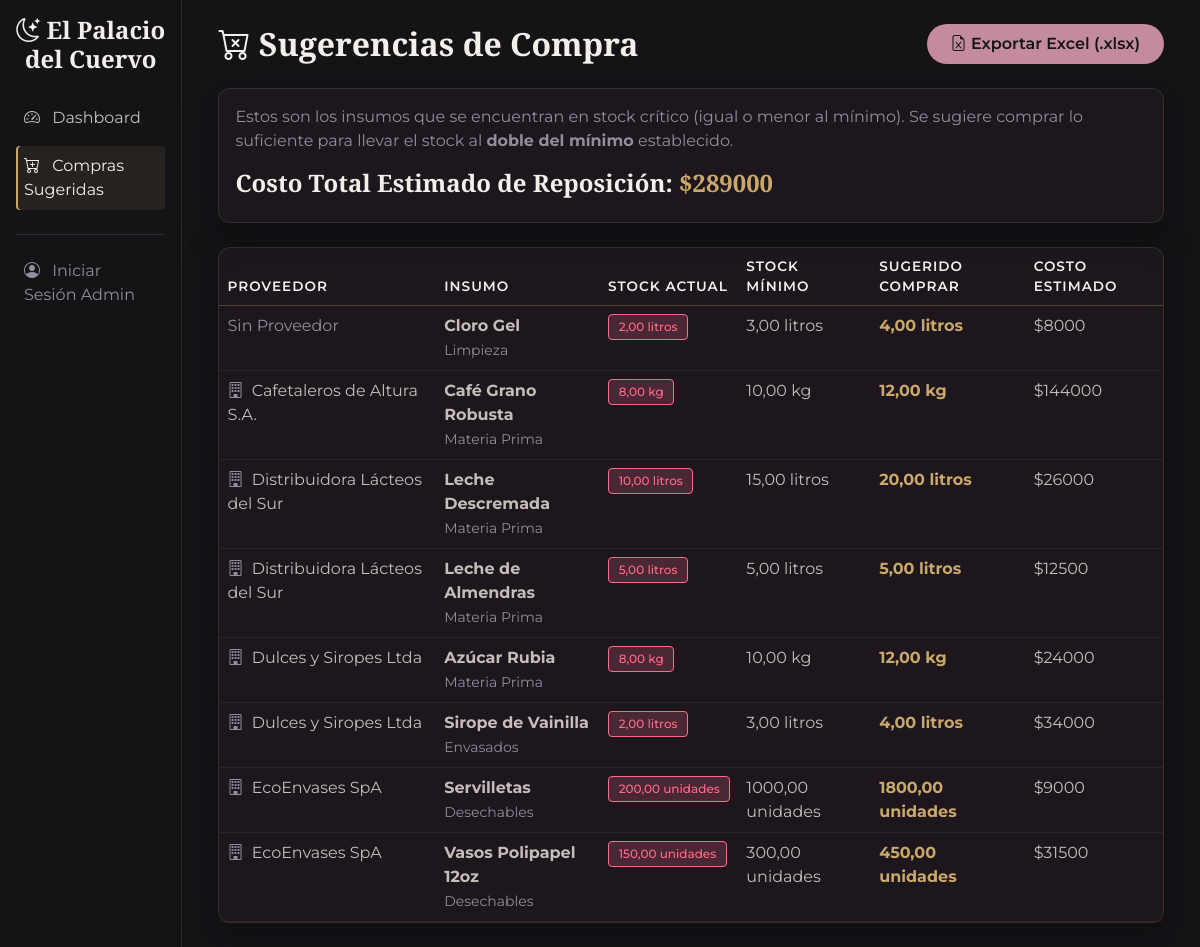
/sugerencias-compra/, run on the app's committed database.
### inventario/models.py (models this page shows, shortened)
class Insumo(models.Model):
    CATEGORIAS = [
        ('Materia Prima', 'Materia Prima'),
        ('Desechables', 'Desechables'),
        ('Envasados', 'Envasados'),
        ('Limpieza', 'Limpieza'),
    ]
    UNIDADES = [
        ('kg', 'Kilogramos'),
        ('litros', 'Litros'),
        ('unidades', 'Unidades'),
        ('gr', 'Gramos'),
    ]
    nombre = models.CharField(max_length=200, verbose_name="Nombre del Insumo")
    categoria = models.CharField(max_length=50, choices=CATEGORIAS, verbose_name="Categoría")
    unidad_medida = models.CharField(max_length=20, choices=UNIDADES, verbose_name="Unidad de Medida")
    stock_actual = models.DecimalField(
        max_digits=10,
        decimal_places=2,
        default=0,
        validators=[MinValueValidator(0)],
        verbose_name="Stock Actual"
    )
    stock_minimo = models.DecimalField(
        max_digits=10,
        decimal_places=2,
        default=0,
        validators=[MinValueValidator(0)],
        verbose_name="Stock Mínimo (Alerta)"
    )
    precio_unitario = models.DecimalField(
        max_digits=12,
        decimal_places=2,
        default=1000,
        validators=[MinValueValidator(0)],
        verbose_name="Precio Unitario ($)",
        help_text="Costo por unidad de medida"
    )
    proveedor = models.ForeignKey(Proveedor, on_delete=models.SET_NULL, null=True, blank=True, related_name='insumos')
    activo = models.BooleanField(default=True, verbose_name="Habilitado", help_text="Desmarcar para deshabilitar el insumo en lugar de borrarlo.")
    class Meta:
        verbose_name = "Insumo"
        verbose_name_plural = "Insumos"
        ordering = ['nombre']

class Proveedor(models.Model):
    nombre_empresa = models.CharField(max_length=150, verbose_name="Nombre de la Empresa")
    contacto = models.CharField(max_length=150, verbose_name="Nombre del Contacto")
    telefono = models.CharField(max_length=20, verbose_name="Teléfono")
    email = models.EmailField(verbose_name="Correo Electrónico")
    direccion = models.TextField(verbose_name="Dirección Física")
    class Meta:
        verbose_name = "Proveedor"
        verbose_name_plural = "Proveedores"
        ordering = ['nombre_empresa']

### inventario/views.py (the view)
# urls.py: path('sugerencias-compra/', ListaSugerenciaComprasView.as_view(), name='sugerencia_compras'),
class ListaSugerenciaComprasView(ListView):
    model = Insumo
    template_name = 'inventario/sugerencias_compra.html'
    context_object_name = 'insumos_comprar'
    def get_queryset(self):
        return Insumo.objects.filter(stock_actual__lte=F('stock_minimo')).select_related('proveedor').order_by('proveedor__nombre_empresa', 'nombre')
    def get_context_data(self, **kwargs):
        context = super().get_context_data(**kwargs)
        insumos = context['insumos_comprar']
        costo_total_estimado = 0
        for insumo in insumos:
            cantidad_a_comprar = (insumo.stock_minimo * 2) - insumo.stock_actual
            if cantidad_a_comprar > 0:
                costo_total_estimado += cantidad_a_comprar * insumo.precio_unitario
                insumo.cantidad_sugerida = cantidad_a_comprar
                insumo.costo_estimado = cantidad_a_comprar * insumo.precio_unitario
            else:
                insumo.cantidad_sugerida = 0
                insumo.costo_estimado = 0
        context['costo_total_estimado'] = costo_total_estimado
        return context

### inventario/templates/inventario/sugerencias_compra.html (shortened to what this page needs)
{% extends 'base.html' %}
{% block content %}
<div class="container-fluid">
    <div class="d-flex justify-content-between align-items-center mb-4">
        <h2 class="mb-0"><i class="bi bi-cart-x"></i> Sugerencias de Compra</h2>
        <a href="{% url 'inventario:exportar_compras_excel' %}" class="btn btn-gothic-accent">
            <i class="bi bi-file-earmark-excel"></i> Exportar Excel (.xlsx)
        </a>
    </div>
    <div class="card card-gothic mb-4">
        <div class="card-body">
            <p class="text-muted-gothic">
                Estos son los insumos que se encuentran en stock crítico (igual o menor al mínimo).
                Se sugiere comprar lo suficiente para llevar el stock al <strong>doble del mínimo</strong> establecido.
            </p>
            <h4 class="text-bone">Costo Total Estimado de Reposición: <span style="color: var(--accent-gold);">${{ costo_total_estimado|floatformat:0 }}</span></h4>
        </div>
    </div>
    <div class="card card-gothic">
        <div class="card-body p-0">
            <div class="table-responsive">
                <table class="table table-gothic table-hover mb-0">
                    <thead>
                        <tr>
                            <th>Proveedor</th>
                            <th>Insumo</th>
                            <th>Stock Actual</th>
                            <th>Stock Mínimo</th>
                            <th>Sugerido Comprar</th>
                            <th>Costo Estimado</th>
                        </tr>
                    </thead>
                    <tbody>
                        {% for insumo in insumos_comprar %}
                        <tr>
                            <td>
                                {% if insumo.proveedor %}
                                    <i class="bi bi-building me-1 text-muted-gothic"></i> {{ insumo.proveedor.nombre_empresa }}
                                {% else %}
                                    <span class="text-muted-gothic">Sin Proveedor</span>
                                {% endif %}
                            </td>
                            <td><strong>{{ insumo.nombre }}</strong> <br><small class="text-muted-gothic">{{ insumo.categoria }}</small></td>
                            <td>
                                <span class="badge badge-gothic-critical">{{ insumo.stock_actual }} {{ insumo.unidad_medida }}</span>
                            </td>
                            <td>{{ insumo.stock_minimo }} {{ insumo.unidad_medida }}</td>
                            <td>
                                <strong style="color: var(--accent-gold);">{{ insumo.cantidad_sugerida }} {{ insumo.unidad_medida }}</strong>
                            </td>
                            <td>${{ insumo.costo_estimado|floatformat:0 }}</td>
                        </tr>
                        {% endfor %}
                    </tbody>
                </table>
            </div>
        </div>
    </div>
</div>
{% endblock %}

### static/css/gothic_inventory.css (style rules this page uses)
:root { --bg-base: #141316; --bg-surface: #231a24; --text-heading: #f5efeb; --text-main: #c4bdb9; --text-muted: #948c9c; --accent-primary: #c48b9f; --accent-primary-hover: #b0788c; --accent-gold: #c9a86a; --accent-gold-hover: #b49356; --status-ok: #c9a86a; --status-critical: #ff6b8b; --status-critical-text: #141316; --status-low: #eab308; --font-heading: 'Cinzel', 'Cinzel Decorative', 'Pirata One', serif; --font-body: 'Montserrat', sans-serif; }
body { background-color: var(--bg-base); color: var(--text-main); font-family: var(--font-body); font-weight: 400; }
h1, h2, h3, h4, h5, h6, .brand-logo { font-family: var(--font-heading); color: var(--text-heading); font-weight: 600; }
.text-bone { color: var(--text-heading) !important; }
.text-muted-gothic, .form-text, .text-muted { color: var(--text-muted) !important; }
.card, .card-gothic { background-color: rgba(35, 26, 36, 0.6) !important; backdrop-filter: blur(10px); -webkit-backdrop-filter: blur(10px); border: 1px solid rgba(199, 168, 106, 0.15) !important; border-radius: 12px; box-shadow: 0 10px 30px rgba(13, 11, 14, 0.7) !important; color: var(--text-main); }
.table, .table-gothic { color: var(--text-main); background-color: transparent; }
.table thead th, .table-gothic thead th { background-color: transparent !important; color: var(--text-heading) !important; border-bottom: 1px solid rgba(199, 168, 106, 0.3) !important; border-top: none; text-transform: uppercase; letter-spacing: 1px; font-size: 0.85rem; font-weight: 600; }
.table tbody td, .table-gothic tbody td { background-color: transparent !important; color: var(--text-main); border-bottom: 1px solid rgba(199, 168, 106, 0.1) !important; }
.badge { font-weight: 500; padding: 0.5em 0.8em; border-radius: 4px; }
.bg-danger, .badge-gothic-critical { background-color: rgba(255, 107, 139, 0.2) !important; color: var(--status-critical) !important; border: 1px solid var(--status-critical) !important; }
.btn-primary, .btn-gothic-accent { background-color: var(--accent-primary) !important; color: var(--bg-base) !important; border: none !important; border-radius: 30px !important; padding: 0.5rem 1.5rem; font-weight: 600; transition: all 0.3s ease; }

### data on the page
Insumo: shows "Sin Proveedor", nombre "Cloro Gel", categoria "Limpieza", stock_actual "2,00", unidad_medida "litros", stock_minimo "3,00", cantidad_sugerida "4,00", costo_estimado "8000"
Insumo: proveedor.nombre_empresa "Cafetaleros de Altura S.A.", nombre "Café Grano Robusta", categoria "Materia Prima", stock_actual "8,00", unidad_medida "kg", stock_minimo "10,00", cantidad_sugerida "12,00", costo_estimado "144000"
Insumo: proveedor.nombre_empresa "Distribuidora Lácteos del Sur", nombre "Leche Descremada", categoria "Materia Prima", stock_actual "10,00", unidad_medida "litros", stock_minimo "15,00", cantidad_sugerida "20,00", costo_estimado "26000"
Insumo: proveedor.nombre_empresa "Distribuidora Lácteos del Sur", nombre "Leche de Almendras", categoria "Materia Prima", stock_actual "5,00", unidad_medida "litros", stock_minimo "5,00", cantidad_sugerida "5,00", costo_estimado "12500"
Insumo: proveedor.nombre_empresa "Dulces y Siropes Ltda", nombre "Azúcar Rubia", categoria "Materia Prima", stock_actual "8,00", unidad_medida "kg", stock_minimo "10,00", cantidad_sugerida "12,00", costo_estimado "24000"
Insumo: proveedor.nombre_empresa "Dulces y Siropes Ltda", nombre "Sirope de Vainilla", categoria "Envasados", stock_actual "2,00", unidad_medida "litros", stock_minimo "3,00", cantidad_sugerida "4,00", costo_estimado "34000"
Insumo: proveedor.nombre_empresa "EcoEnvases SpA", nombre "Servilletas", categoria "Desechables", stock_actual "200,00", unidad_medida "unidades", stock_minimo "1000,00", cantidad_sugerida "1800,00", costo_estimado "9000"
Insumo: proveedor.nombre_empresa "EcoEnvases SpA", nombre "Vasos Polipapel 12oz", categoria "Desechables", stock_actual "150,00", unidad_medida "unidades", stock_minimo "300,00", cantidad_sugerida "450,00", costo_estimado "31500"

### other printed values
{{ costo_total_estimado|floatformat:0 }} "289000"
